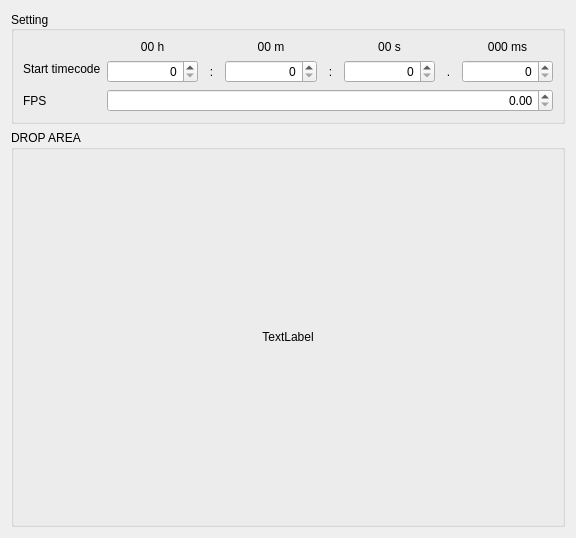
<?xml version="1.0" encoding="UTF-8"?>
<ui version="4.0">
 <class>Form</class>
 <widget class="QWidget" name="Form">
  <property name="geometry">
   <rect>
    <x>0</x>
    <y>0</y>
    <width>576</width>
    <height>538</height>
   </rect>
  </property>
  <property name="windowTitle">
   <string>Form</string>
  </property>
  <layout class="QVBoxLayout" name="verticalLayout">
   <item>
    <widget class="QGroupBox" name="groupBox">
     <property name="title">
      <string>Setting</string>
     </property>
     <property name="alignment">
      <set>Qt::AlignLeading|Qt::AlignLeft|Qt::AlignVCenter</set>
     </property>
     <layout class="QFormLayout" name="formLayout">
      <item row="0" column="0">
       <widget class="QLabel" name="label_8">
        <property name="text">
         <string>
Start timecode</string>
        </property>
        <property name="alignment">
         <set>Qt::AlignLeading|Qt::AlignLeft|Qt::AlignVCenter</set>
        </property>
       </widget>
      </item>
      <item row="0" column="1">
       <layout class="QGridLayout" name="gridLayout">
        <item row="0" column="0">
         <widget class="QLabel" name="label_4">
          <property name="text">
           <string>00 h</string>
          </property>
          <property name="alignment">
           <set>Qt::AlignCenter</set>
          </property>
         </widget>
        </item>
        <item row="0" column="2">
         <widget class="QLabel" name="label_5">
          <property name="text">
           <string>00 m</string>
          </property>
          <property name="alignment">
           <set>Qt::AlignCenter</set>
          </property>
         </widget>
        </item>
        <item row="0" column="4">
         <widget class="QLabel" name="label_6">
          <property name="text">
           <string>00 s</string>
          </property>
          <property name="alignment">
           <set>Qt::AlignCenter</set>
          </property>
         </widget>
        </item>
        <item row="0" column="6">
         <widget class="QLabel" name="label_7">
          <property name="text">
           <string>000 ms</string>
          </property>
          <property name="alignment">
           <set>Qt::AlignCenter</set>
          </property>
         </widget>
        </item>
        <item row="1" column="0">
         <widget class="QSpinBox" name="hSpinBox">
          <property name="alignment">
           <set>Qt::AlignRight|Qt::AlignTrailing|Qt::AlignVCenter</set>
          </property>
          <property name="maximum">
           <number>24</number>
          </property>
         </widget>
        </item>
        <item row="1" column="1">
         <widget class="QLabel" name="label_2">
          <property name="minimumSize">
           <size>
            <width>0</width>
            <height>0</height>
           </size>
          </property>
          <property name="maximumSize">
           <size>
            <width>15</width>
            <height>16777215</height>
           </size>
          </property>
          <property name="text">
           <string>:</string>
          </property>
          <property name="alignment">
           <set>Qt::AlignCenter</set>
          </property>
         </widget>
        </item>
        <item row="1" column="2">
         <widget class="QSpinBox" name="mSpinBox">
          <property name="alignment">
           <set>Qt::AlignRight|Qt::AlignTrailing|Qt::AlignVCenter</set>
          </property>
          <property name="maximum">
           <number>59</number>
          </property>
         </widget>
        </item>
        <item row="1" column="3">
         <widget class="QLabel" name="label_3">
          <property name="maximumSize">
           <size>
            <width>15</width>
            <height>16777215</height>
           </size>
          </property>
          <property name="text">
           <string>:</string>
          </property>
          <property name="alignment">
           <set>Qt::AlignCenter</set>
          </property>
         </widget>
        </item>
        <item row="1" column="4">
         <widget class="QSpinBox" name="sSpinBox">
          <property name="alignment">
           <set>Qt::AlignRight|Qt::AlignTrailing|Qt::AlignVCenter</set>
          </property>
          <property name="maximum">
           <number>59</number>
          </property>
         </widget>
        </item>
        <item row="1" column="5">
         <widget class="QLabel" name="label8">
          <property name="maximumSize">
           <size>
            <width>15</width>
            <height>16777215</height>
           </size>
          </property>
          <property name="text">
           <string>.</string>
          </property>
          <property name="alignment">
           <set>Qt::AlignCenter</set>
          </property>
         </widget>
        </item>
        <item row="1" column="6">
         <widget class="QSpinBox" name="msSpinBox">
          <property name="alignment">
           <set>Qt::AlignRight|Qt::AlignTrailing|Qt::AlignVCenter</set>
          </property>
          <property name="maximum">
           <number>999</number>
          </property>
         </widget>
        </item>
       </layout>
      </item>
      <item row="1" column="0">
       <widget class="QLabel" name="label_9">
        <property name="text">
         <string>FPS</string>
        </property>
       </widget>
      </item>
      <item row="1" column="1">
       <widget class="QDoubleSpinBox" name="fpsDoubleSpinBox">
        <property name="alignment">
         <set>Qt::AlignRight|Qt::AlignTrailing|Qt::AlignVCenter</set>
        </property>
       </widget>
      </item>
     </layout>
    </widget>
   </item>
   <item>
    <widget class="QGroupBox" name="groupBox_2">
     <property name="sizePolicy">
      <sizepolicy hsizetype="Expanding" vsizetype="Expanding">
       <horstretch>0</horstretch>
       <verstretch>0</verstretch>
      </sizepolicy>
     </property>
     <property name="title">
      <string>DROP AREA</string>
     </property>
     <layout class="QVBoxLayout" name="verticalLayout_2">
      <item>
       <widget class="QLabel" name="dropLabel">
        <property name="sizePolicy">
         <sizepolicy hsizetype="Expanding" vsizetype="Expanding">
          <horstretch>0</horstretch>
          <verstretch>0</verstretch>
         </sizepolicy>
        </property>
        <property name="text">
         <string>TextLabel</string>
        </property>
        <property name="alignment">
         <set>Qt::AlignCenter</set>
        </property>
       </widget>
      </item>
     </layout>
    </widget>
   </item>
  </layout>
 </widget>
 <resources/>
 <connections/>
</ui>
